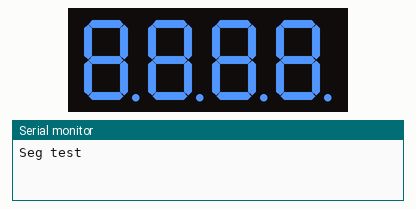
The sketch below on a simulated ESP8266 (NodeMCU). On the bench: 4-digit seven-segment display, the last lines printed to the serial monitor. Wiring (inferred from the names in the program): MAX7219 LED driver: CS D0.

Above: at 0.2 s.
At 0.7 s:
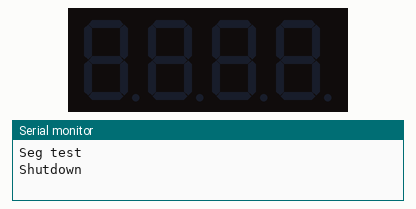
At 4.7 s:
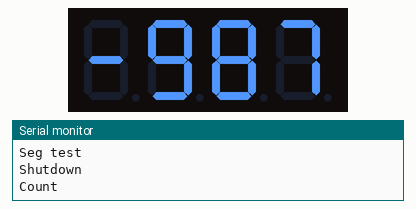
At 6.2 s:
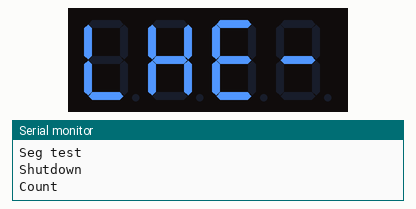
At 7.2 s:
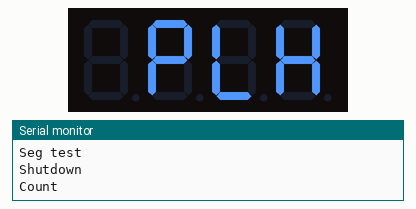
At 8.2 s:
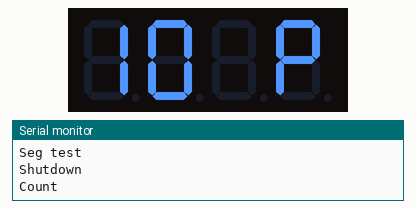

Measured:
- by itself, everything shown: repeats every 11.4 s, in 35 steps
- what the display in image 0 shows lasts 0.5 s, from 0.1 s to 0.6 s

The sketch:

esp_7_segment.ino
```cpp
#include <SPI.h>

// max7219 registers
#define MAX7219_REG_NOOP         0x0
#define MAX7219_REG_DIGIT0       0x1
#define MAX7219_REG_DIGIT1       0x2
#define MAX7219_REG_DIGIT2       0x3
#define MAX7219_REG_DIGIT3       0x4
#define MAX7219_REG_DIGIT4       0x5
#define MAX7219_REG_DIGIT5       0x6
#define MAX7219_REG_DIGIT6       0x7
#define MAX7219_REG_DIGIT7       0x8
#define MAX7219_REG_DECODEMODE   0x9
#define MAX7219_REG_INTENSITY    0xA
#define MAX7219_REG_SCANLIMIT    0xB
#define MAX7219_REG_SHUTDOWN     0xC
#define MAX7219_REG_DISPLAYTEST  0xF

//pin 16 can't interrupt, so use it as SPI chip select
#define CS_PIN D0

void spiSend (const byte reg, const byte data) {
  // enable the line
  digitalWrite(CS_PIN, 0);
  // now shift out the data
  SPI.transfer (reg);
  SPI.transfer (data);
  digitalWrite (CS_PIN, 1);

}

void setup() {
  // put your setup code here, to run once:

  Serial.begin(115200);
  delay(100);

  pinMode(CS_PIN, OUTPUT);
  digitalWrite (CS_PIN, 1);

  SPI.begin ();
  SPI.setDataMode(SPI_MODE0);
  SPI.setClockDivider(SPI_CLOCK_DIV128);
  spiSend(MAX7219_REG_SCANLIMIT, 3);   // show only 4 digits
  spiSend(MAX7219_REG_DECODEMODE, 1);  // using digits
  spiSend(MAX7219_REG_DISPLAYTEST, 0); // no display test
  spiSend(MAX7219_REG_INTENSITY, 15);   // character intensity: range: 0 to 15
  spiSend(MAX7219_REG_SHUTDOWN, 1);    // not in shutdown mode (ie. start it up)

  pinMode(CS_PIN, OUTPUT);
  digitalWrite (CS_PIN, 1);
}

const byte patterns[] = { 0b00111110,
                          0b01011110,
                          0b01101110,
                          0b01110110,
                          0b01111010,
                          0b01111100
                        };

void loop() {
  // put your main code here, to run repeatedly:

  Serial.println("Seg test");
  spiSend(MAX7219_REG_DISPLAYTEST, 1); // display test
  delay(500);

  Serial.println("Shutdown");
  spiSend(MAX7219_REG_SHUTDOWN, 0);    // in shutdown mode
  spiSend(MAX7219_REG_DISPLAYTEST, 0); // no display test
  delay(500);

  Serial.println("Count");
  spiSend(MAX7219_REG_SHUTDOWN, 1);    // not in shutdown mode (ie. start it up)
  spiSend(MAX7219_REG_DECODEMODE, 0xf);  // using digits
  for (byte count = 0; count < 16; count++) {
    for (byte digit = 1; digit <= 4; digit++) {
      spiSend(digit, digit + count-1);
    }
    delay(500);
  }

  Serial.println("Spin");
  spiSend(MAX7219_REG_DECODEMODE, 0);  // no digit decode
  for (byte spin = 0; spin < 4; spin++) {
    for (byte i = 0; i < 6; i++) {
      for (byte digit = 1; digit < 5; digit++) {
        spiSend(digit, patterns[i]);
      }
      delay(50);
    }
  }

  Serial.println("Spin2");
  spiSend(MAX7219_REG_DECODEMODE, 0);  // no digit decode
  for (byte spin = 0; spin < 4; spin++) {
    for (byte i = 0; i < 6; i++) {
      for (byte digit = 1; digit < 5; digit++) {
        spiSend(digit, patterns[i]^0b01111110);
      }
      delay(50);
    }
  }

}
```
